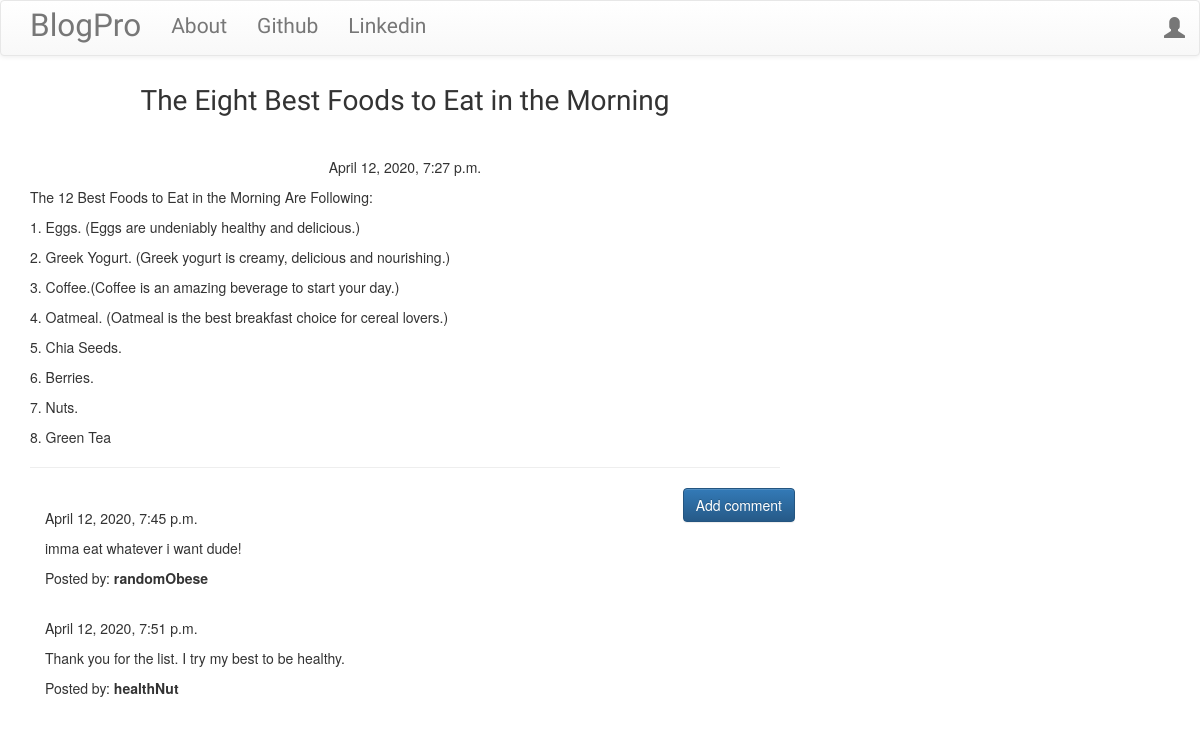
The app's page /post/2/ with its own data.
### blog/models.py (models this page shows, shortened)
class Post(models.Model):
    author = models.ForeignKey('auth.User', on_delete=models.CASCADE)
    title = models.CharField(max_length = 200)
    text = models.TextField()
    create_date = models.DateTimeField(default = timezone.now)
    published_date = models.DateTimeField(blank = True, null = True)

class Comment(models.Model):
    post = models.ForeignKey('blog.Post', related_name = 'comments', on_delete = models.CASCADE)
    author = models.CharField(max_length = 256)
    text = models.TextField()
    create_date = models.DateTimeField(default = timezone.now)
    approved_comment = models.BooleanField(default = False)

### blog/views.py (the view)
# urls.py: path('post/<int:pk>/', views.PostDetailView.as_view(), name = 'post_detail'),
class PostDetailView(DetailView):
    model = Post

### blog/templates/blog/post_detail.html (shortened to what this page needs)
{% extends 'blog/base.html' %}
{% block content %}
        <h1 class='posttitle loader'>{{ post.title }}</h1>
        {% if post.published_date %}
            <div class="date postdate">
                {{ post.published_date }}
            </div>
        {% else %}
            <a class="btn btn-primary" href="{% url 'post_publish' pk=post.pk %}">Publish</a>
        {% endif %}
      <p class='postcontent' >{{ post.text|safe|linebreaksbr }}</p>
  <hr>
  <a class="btn btn-primary btn-comment" href="{% url 'add_comment_to_post' pk=post.pk %}">Add comment</a>
  <div class="container">
  {% for comment in post.comments.all %}
  <br>
      {% if user.is_authenticated or comment.approved_comment %}
              {{ comment.create_date }}
          <p>{{ comment.text|safe|linebreaks }}</p>
          <p>Posted by: <strong>{{ comment.author }}</strong></p>
      {% endif %}
  {% empty %}
      <p>No comments posted.</p>
  {% endfor %}
</div>
{% endblock %}

### blog/static/css/blog.css (style rules this page uses)
.postdate { text-align: center; }
.posttitle { font-family: 'Girassol', cursive; font-size: 2.0em; text-align: center; }
.postcontent { font-family: 'Montaga', serif; font-size: 1.5em; }
.btn-comment { position: absolute; right: 0px; }
.loader { padding-bottom: 30px; filter:hue-rotate(0deg); color:linear-gradient(45deg,#0f8,#08f); animation:hue 10000ms infinite linear; }

### blog/static/css/about.css (style rules this page uses)
body, html { height: 100%; margin: 0; }

### records on screen
Post: title "The Eight Best Foods to Eat in the Morning", published_date "April 12, 2020, 7:27 p.m.", text "The 12 Best Foods to Eat in the Morning Are Following: 1. Eggs. (Eggs are undeniably healthy and delicious.) 2. Greek Yogurt. (Greek yogurt is creamy, delicious and nourishing.) 3. Coffee.(Coffee is an amazing beverage to start your day.) 4. Oatmeal. (Oatmeal is the best breakfast choice for cereal lovers.) 5. Chia Seeds. 6. Berries. 7. Nuts. 8. Green Tea"
Comment: create_date "April 12, 2020, 7:45 p.m.", text "imma eat whatever i want dude!", author "randomObese"
Comment: create_date "April 12, 2020, 7:51 p.m.", text "Thank you for the list. I try my best to be healthy.", author "healthNut"
